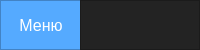
     <widget class="QFrame" name="Top_Bar">
      <property name="maximumSize">
       <size>
        <width>16777215</width>
        <height>50</height>
       </size>
      </property>
      <property name="font">
       <font>
        <family>Arial</family>
       </font>
      </property>
      <property name="styleSheet">
       <string notr="true">background-color: rgb(35, 35, 35);</string>
      </property>
      <property name="frameShape">
       <enum>QFrame::NoFrame</enum>
      </property>
      <property name="frameShadow">
       <enum>QFrame::Raised</enum>
      </property>
      <layout class="QHBoxLayout" name="horizontalLayout">
       <property name="spacing">
        <number>0</number>
       </property>
       <property name="leftMargin">
        <number>0</number>
       </property>
       <property name="topMargin">
        <number>0</number>
       </property>
       <property name="rightMargin">
        <number>0</number>
       </property>
       <property name="bottomMargin">
        <number>0</number>
       </property>
       <item>
        <widget class="QFrame" name="frame_toggle">
         <property name="maximumSize">
          <size>
           <width>80</width>
           <height>50</height>
          </size>
         </property>
         <property name="font">
          <font>
           <family>Arial</family>
          </font>
         </property>
         <property name="styleSheet">
          <string notr="true">background-color: rgb(85, 170, 255);</string>
         </property>
         <property name="frameShape">
          <enum>QFrame::StyledPanel</enum>
         </property>
         <property name="frameShadow">
          <enum>QFrame::Raised</enum>
         </property>
         <layout class="QVBoxLayout" name="verticalLayout_2">
          <property name="spacing">
           <number>0</number>
          </property>
          <property name="leftMargin">
           <number>0</number>
          </property>
          <property name="topMargin">
           <number>0</number>
          </property>
          <property name="rightMargin">
           <number>0</number>
          </property>
          <property name="bottomMargin">
           <number>0</number>
          </property>
          <item>
           <widget class="QPushButton" name="Btn_Toggle">
            <property name="sizePolicy">
             <sizepolicy hsizetype="Maximum" vsizetype="Expanding">
              <horstretch>0</horstretch>
              <verstretch>0</verstretch>
             </sizepolicy>
            </property>
            <property name="minimumSize">
             <size>
              <width>80</width>
              <height>0</height>
             </size>
            </property>
            <property name="font">
             <font>
              <family>Arial</family>
              <pointsize>12</pointsize>
             </font>
            </property>
            <property name="layoutDirection">
             <enum>Qt::LeftToRight</enum>
            </property>
            <property name="styleSheet">
             <string notr="true">color: rgb(255, 255, 255);
border: 0px solid;</string>
            </property>
            <property name="text">
             <string>Меню</string>
            </property>
            <property name="icon">
             <iconset resource="resource.qrc">
              <normaloff>:/icons/res/menu.png</normaloff>:/icons/res/menu.png</iconset>
            </property>
           </widget>
          </item>
         </layout>
        </widget>
       </item>
       <item>
        <widget class="QFrame" name="frame_top">
         <property name="font">
          <font>
           <family>Arial</family>
          </font>
         </property>
         <property name="frameShape">
          <enum>QFrame::StyledPanel</enum>
         </property>
         <property name="frameShadow">
          <enum>QFrame::Raised</enum>
         </property>
        </widget>
       </item>
      </layout>
     </widget>
